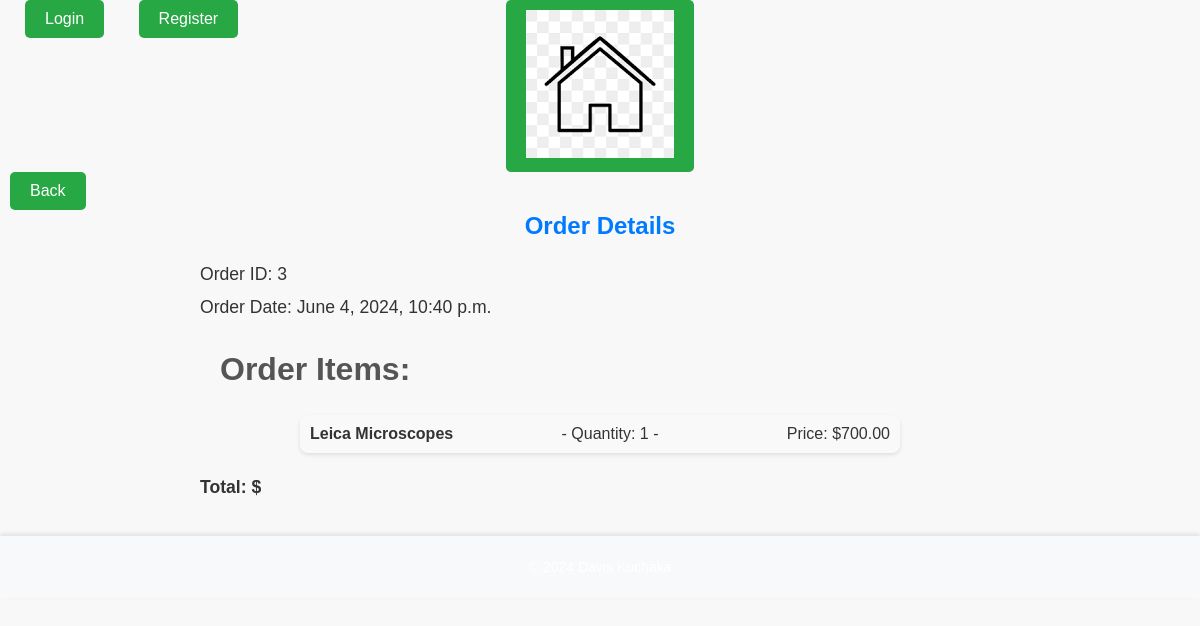
The page /order/3/ on the database its author committed.
### labridge_app/models.py (models this page shows, shortened)
class Order(models.Model):
    user = models.ForeignKey(settings.AUTH_USER_MODEL, on_delete=models.CASCADE)
    created_at = models.DateTimeField(auto_now_add=True)
    completed = models.BooleanField(default=False)

class OrderItem(models.Model):
    order = models.ForeignKey(Order, on_delete=models.CASCADE)
    product = models.ForeignKey(Product, on_delete=models.CASCADE)
    quantity = models.PositiveIntegerField(default=1)

class Product(models.Model):
    name = models.CharField(max_length=255)
    category = models.ForeignKey(Category, on_delete=models.CASCADE)
    supplier = models.ForeignKey(Supplier, on_delete=models.CASCADE)
    description = models.TextField()
    price = models.DecimalField(max_digits=10, decimal_places=2)
    stock = models.PositiveIntegerField()

### labridge_app/views.py (the view)
# urls.py: path('order/<int:order_id>/', views.order_detail, name='order_detail'),
def order_detail(request, order_id):
    order = get_object_or_404(Order, pk=order_id)
    return render(request, 'labridge_app/order_detail.html', {'order': order})

### labridge_app/templates/labridge_app/order_detail.html (shortened to what this page needs)
{% extends "labridge_app/base.html" %}
{% load static %}
{% block content %}
  <link rel="stylesheet" type="text/css" href="{% static 'labridge_app/css/order_detail.css' %}">
  <div class="order-container">
    <h1 class="order-title">Order Details</h1>
    <div class="order-info">
      <p>Order ID: {{ order.id }}</p>
      <p>Order Date: {{ order.created_at }}</p>
    </div>
    <h2>Order Items:</h2>
    <ul class="order-items">
      {% for item in order.orderitem_set.all %}
        <li class="order-item">
          <span class="order-item-name">{{ item.product.name }}</span> -
          Quantity: {{ item.quantity }} -
          <span class="order-item-price">Price: ${{ item.product.price }}</span>
        </li>
      {% endfor %}
    </ul>
    <p class="total-amount">Total: ${{ order.get_total }}</p>
  </div>
{% endblock %}

### labridge_app/static/labridge_app/css/base.css (style rules this page uses)
body { font-family: Arial, sans-serif; background-color: #f4f4f4; margin: 0; padding: 0; }

### labridge_app/static/labridge_app/css/landing.css (style rules this page uses)
body { font-family: Arial, sans-serif; margin: 0; padding: 0; box-sizing: border-box; color: #333333; }

### labridge_app/static/labridge_app/css/product_list.css (style rules this page uses)
h1 { font-size: 2.5em; color: #333; text-align: center; margin-top: 20px; }
h2 { font-size: 2em; color: #555; margin-top: 30px; margin-left: 20px; }
ul { list-style-type: none; padding: 0; margin: 10px auto; max-width: 800px; background: #f9f9f9; border-radius: 8px; box-shadow: 0 2px 4px rgba(0, 0, 0, 0.1); }
ul li { padding: 10px; border-bottom: 1px solid #ddd; }
ul li:last-child { border-bottom: none; }

### labridge_app/static/labridge_app/css/product_detail.css (style rules this page uses)
body { font-family: Arial, sans-serif; margin: 0; padding: 0; background-color: #f8f8f8; color: #333; }
h1 { font-size: 2em; color: #007bff; margin-bottom: 20px; }
p { font-size: 1.1em; line-height: 1.6; margin-bottom: 15px; }

### labridge_app/static/labridge_app/css/order_history.css (style rules this page uses)
h1 { font-size: 2em; color: #333; text-align: center; margin-top: 20px; }
ul { list-style-type: none; padding: 0; margin: 20px auto; max-width: 600px; background: #f9f9f9; border-radius: 8px; box-shadow: 0 2px 4px rgba(0, 0, 0, 0.1); }
ul li { padding: 10px; border-bottom: 1px solid #ddd; display: flex; justify-content: space-between; }
ul li:last-child { border-bottom: none; }

### labridge_app/static/labridge_app/css/cart_detail.css (style rules this page uses)
h1 { font-size: 2em; color: #333; text-align: center; margin-top: 20px; }
ul { list-style-type: none; padding: 0; margin: 20px auto; max-width: 600px; background: #f9f9f9; border-radius: 8px; box-shadow: 0 2px 4px rgba(0, 0, 0, 0.1); }
ul li { padding: 10px; border-bottom: 1px solid #ddd; display: flex; justify-content: space-between; }
ul li:last-child { border-bottom: none; }

### labridge_app/static/labridge_app/css/checkout.css (style rules this page uses)
body { font-family: Arial, sans-serif; margin: 0; padding: 0; background-color: #f8f8f8; color: #333; }
h1 { font-size: 2em; color: #007bff; margin-bottom: 20px; }

### labridge_app/static/labridge_app/css/order_detail.css (style rules this page uses)
.order-container { max-width: 800px; margin: 0 auto; padding: 20px; }
.order-title { font-size: 24px; font-weight: bold; margin-bottom: 20px; }
.order-info { margin-bottom: 20px; }
.order-info p { margin: 5px 0; }
.order-items { list-style-type: none; padding: 0; }
.order-item { margin-bottom: 10px; }
.order-item-name { font-weight: bold; }
.order-item-price { margin-left: 20px; }
.total-amount { font-weight: bold; margin-top: 20px; }

### rows shown on the page
Order: id "3", created_at "June 4, 2024, 10:40 p.m."
OrderItem: product.name "Leica Microscopes", quantity "1", product.price "700.00"
